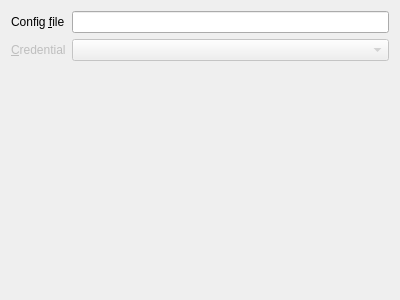
<?xml version="1.0" encoding="UTF-8"?>
<ui version="4.0">
 <class>Form</class>
 <widget class="QWidget" name="Form">
  <property name="geometry">
   <rect>
    <x>0</x>
    <y>0</y>
    <width>400</width>
    <height>300</height>
   </rect>
  </property>
  <property name="windowTitle">
   <string>Form</string>
  </property>
  <layout class="QFormLayout" name="formLayout_2">
   <item row="0" column="0">
    <widget class="QLabel" name="label">
     <property name="text">
      <string>Config &amp;file</string>
     </property>
     <property name="buddy">
      <cstring>cfgEdit</cstring>
     </property>
    </widget>
   </item>
   <item row="0" column="1">
    <widget class="QLineEdit" name="cfgEdit"/>
   </item>
   <item row="1" column="1">
    <widget class="QComboBox" name="comboBox">
     <property name="enabled">
      <bool>false</bool>
     </property>
    </widget>
   </item>
   <item row="1" column="0">
    <widget class="QLabel" name="label_2">
     <property name="enabled">
      <bool>false</bool>
     </property>
     <property name="text">
      <string>&amp;Credential</string>
     </property>
     <property name="buddy">
      <cstring>comboBox</cstring>
     </property>
    </widget>
   </item>
  </layout>
 </widget>
 <resources/>
 <connections/>
</ui>
